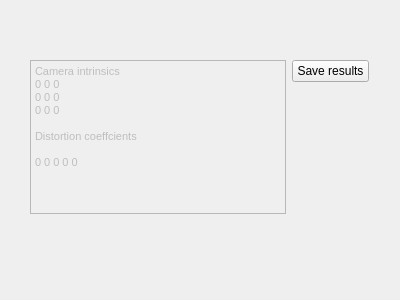
<?xml version="1.0" encoding="UTF-8"?>
<ui version="4.0">
 <class>ResultPage</class>
 <widget class="QWizardPage" name="ResultPage">
  <property name="geometry">
   <rect>
    <x>0</x>
    <y>0</y>
    <width>400</width>
    <height>300</height>
   </rect>
  </property>
  <property name="windowTitle">
   <string>WizardPage</string>
  </property>
  <widget class="QWidget" name="">
   <property name="geometry">
    <rect>
     <x>30</x>
     <y>40</y>
     <width>339</width>
     <height>194</height>
    </rect>
   </property>
   <layout class="QFormLayout" name="formLayout">
    <property name="fieldGrowthPolicy">
     <enum>QFormLayout::AllNonFixedFieldsGrow</enum>
    </property>
    <property name="topMargin">
     <number>20</number>
    </property>
    <property name="bottomMargin">
     <number>20</number>
    </property>
    <item row="0" column="0">
     <widget class="QTextBrowser" name="results">
      <property name="enabled">
       <bool>false</bool>
      </property>
      <property name="html">
       <string>&lt;!DOCTYPE HTML PUBLIC &quot;-//W3C//DTD HTML 4.0//EN&quot; &quot;http://www.w3.org/TR/REC-html40/strict.dtd&quot;&gt;
&lt;html&gt;&lt;head&gt;&lt;meta name=&quot;qrichtext&quot; content=&quot;1&quot; /&gt;&lt;style type=&quot;text/css&quot;&gt;
p, li { white-space: pre-wrap; }
&lt;/style&gt;&lt;/head&gt;&lt;body style=&quot; font-family:'MS Shell Dlg 2'; font-size:8.25pt; font-weight:400; font-style:normal;&quot;&gt;
&lt;p style=&quot; margin-top:0px; margin-bottom:0px; margin-left:0px; margin-right:0px; -qt-block-indent:0; text-indent:0px;&quot;&gt;&lt;span style=&quot; font-size:8pt;&quot;&gt;Camera intrinsics&lt;/span&gt;&lt;/p&gt;
&lt;p style=&quot; margin-top:0px; margin-bottom:0px; margin-left:0px; margin-right:0px; -qt-block-indent:0; text-indent:0px;&quot;&gt;&lt;span style=&quot; font-size:8pt;&quot;&gt;0 0 0&lt;/span&gt;&lt;/p&gt;
&lt;p style=&quot; margin-top:0px; margin-bottom:0px; margin-left:0px; margin-right:0px; -qt-block-indent:0; text-indent:0px;&quot;&gt;&lt;span style=&quot; font-size:8pt;&quot;&gt;0 0 0&lt;/span&gt;&lt;/p&gt;
&lt;p style=&quot; margin-top:0px; margin-bottom:0px; margin-left:0px; margin-right:0px; -qt-block-indent:0; text-indent:0px;&quot;&gt;&lt;span style=&quot; font-size:8pt;&quot;&gt;0 0 0&lt;/span&gt;&lt;/p&gt;
&lt;p style=&quot;-qt-paragraph-type:empty; margin-top:0px; margin-bottom:0px; margin-left:0px; margin-right:0px; -qt-block-indent:0; text-indent:0px; font-size:8pt;&quot;&gt;&lt;/p&gt;
&lt;p style=&quot; margin-top:0px; margin-bottom:0px; margin-left:0px; margin-right:0px; -qt-block-indent:0; text-indent:0px;&quot;&gt;&lt;span style=&quot; font-size:8pt;&quot;&gt;Distortion coeffcients&lt;/span&gt;&lt;/p&gt;
&lt;p style=&quot;-qt-paragraph-type:empty; margin-top:0px; margin-bottom:0px; margin-left:0px; margin-right:0px; -qt-block-indent:0; text-indent:0px; font-size:8pt;&quot;&gt;&lt;/p&gt;
&lt;p style=&quot; margin-top:0px; margin-bottom:0px; margin-left:0px; margin-right:0px; -qt-block-indent:0; text-indent:0px;&quot;&gt;&lt;span style=&quot; font-size:8pt;&quot;&gt;0 0 0 0 0&lt;/span&gt;&lt;/p&gt;&lt;/body&gt;&lt;/html&gt;</string>
      </property>
     </widget>
    </item>
    <item row="0" column="1">
     <widget class="QPushButton" name="save">
      <property name="text">
       <string>Save results</string>
      </property>
     </widget>
    </item>
   </layout>
  </widget>
 </widget>
 <tabstops>
  <tabstop>save</tabstop>
  <tabstop>results</tabstop>
 </tabstops>
 <resources/>
 <connections>
  <connection>
   <sender>save</sender>
   <signal>clicked()</signal>
   <receiver>ResultPage</receiver>
   <slot>saveResults()</slot>
   <hints>
    <hint type="sourcelabel">
     <x>335</x>
     <y>61</y>
    </hint>
    <hint type="destinationlabel">
     <x>245</x>
     <y>16</y>
    </hint>
   </hints>
  </connection>
 </connections>
 <slots>
  <signal>save()</signal>
  <slot>saveResults()</slot>
 </slots>
</ui>
